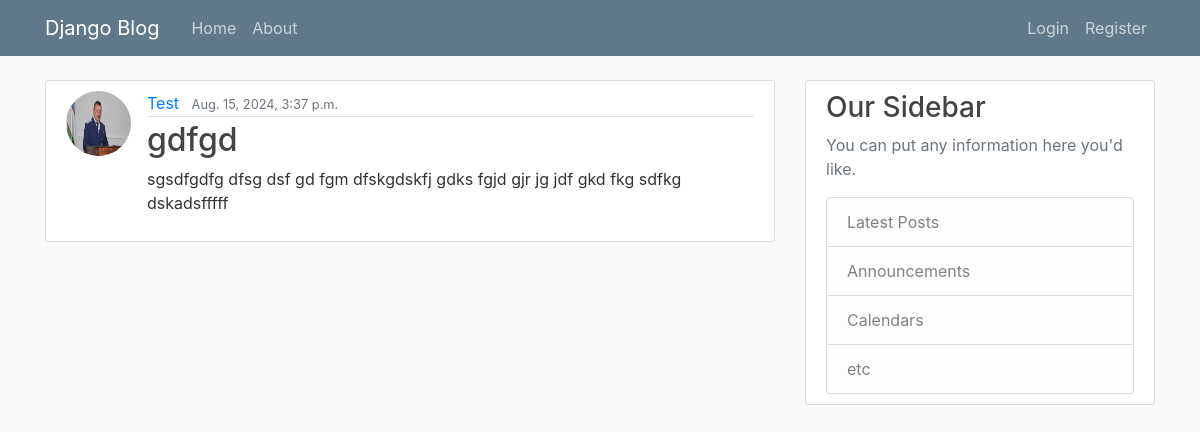
The page /post/post_detail/3/ on the database its author committed.
### apps/post/models.py (models this page shows)
class Post(Model):
    title = CharField(max_length=100)
    content = TextField()
    created_at = DateTimeField(auto_now_add=True)
    updated_at = DateTimeField(auto_now=True)
    owner = ForeignKey(User, on_delete=CASCADE)

### apps/user/models.py (models this page shows)
class User(AbstractUser):
    avatar = ImageField(upload_to='users/avatars/')
    register_date = DateTimeField(auto_now_add=True)
    bio = CharField(max_length=256, null=True, blank=True)

### apps/post/views.py (the view)
# urls.py: path('post_detail/<pk>/', PostDetailView.as_view(), name='post_detail'),
class PostDetailView(View):
    def get(self, request, pk):
        post = Post.objects.get(id=pk)
        context = {
            'post': post,
            'request_user': request.user
        }
        return render(request, 'post/post_detail.html', context)

### templates/post/post_detail.html (shortened to what this page needs)
{% load static %}
{% include 'base.html' %}
{% block content %}
    <main role="main" class="container">
        <div class="row">
            <div class="col-md-8">
                <article class="media content-section">
                    <img class="rounded-circle article-img" src="{{ post.owner.avatar.url }}" alt="Profile Image">
                    <div class="media-body">
                        <div class="article-metadata">
                            <a class="mr-2" href="{% url 'user:profile' %}">{{ post.owner.username }}</a>
                            <small class="text-muted">{{ post.created_at }}</small>
                        </div>
                        <h2 class="article-title">{{ post.title }}</h2>
                        <p class="article-content">{{ post.content }}</p>
                    </div>
                </article>
            </div>
            <div class="col-md-4">
                <div class="content-section">
                    <h3>Our Sidebar</h3>
                    <p class='text-muted'>You can put any information here you'd like.</p>
                    <ul class="list-group">
                        <li class="list-group-item list-group-item-light">Latest Posts</li>
                        <li class="list-group-item list-group-item-light">Announcements</li>
                        <li class="list-group-item list-group-item-light">Calendars</li>
                        <li class="list-group-item list-group-item-light">etc</li>
                    </ul>
                </div>
            </div>
        </div>
    </main>
{% endblock %}

### static/main.css (style rules this page uses)
body { background: #fafafa; color: #333333; margin-top: 5rem; }
h1, h2, h3, h4, h5, h6 { color: #444444; }
ul { margin: 0; }
.content-section { background: #ffffff; padding: 10px 20px; border: 1px solid #dddddd; border-radius: 3px; margin-bottom: 20px; }
.article-title { color: #444444; }
.article-content { white-space: pre-line; }
.article-img { height: 65px; width: 65px; margin-right: 16px; }
.article-metadata { padding-bottom: 1px; margin-bottom: 4px; border-bottom: 1px solid #e3e3e3 }

### rows shown on the page
Post: owner.avatar (picture), owner.username "Test", created_at "Aug. 15, 2024, 3:37 p.m.", title "gdfgd", content "sgsdfgdfg dfsg dsf gd fgm dfskgdskfj gdks fgjd gjr jg jdf gkd fkg sdfkg dskadsfffff"
